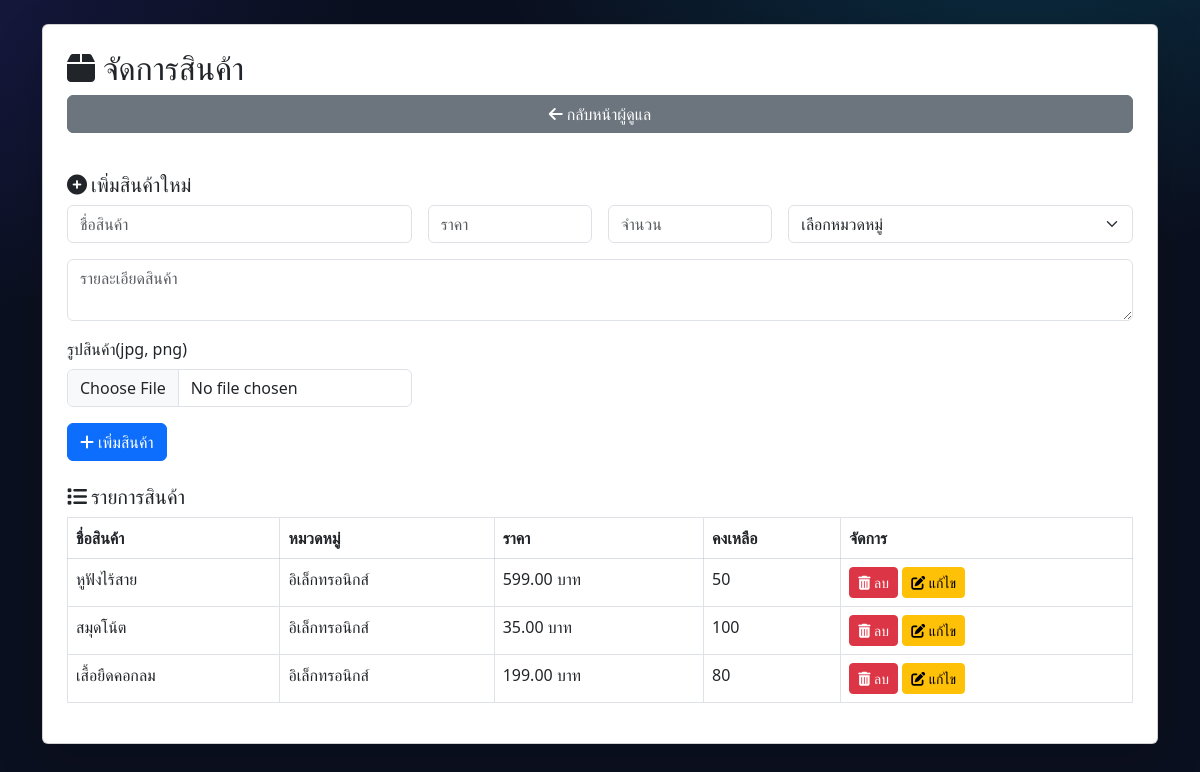
/admin/products.php (signed in), run on the app's committed database.
### tables this page shows
CREATE TABLE `products` (
`product_id` int(11) NOT NULL,
`product_name` varchar(150) NOT NULL,
`description` text DEFAULT NULL,
`price` decimal(10,2) NOT NULL,
`stock` int(11) DEFAULT 0,
`image` varchar(255) NOT NULL,
`category_id` int(11) DEFAULT NULL,
`created_at` timestamp NOT NULL DEFAULT current_timestamp()
);

CREATE TABLE `categories` (
`category_id` int(11) NOT NULL,
`category_name` varchar(100) NOT NULL
);

### admin/products.php (the view, shortened to what this page needs)
<?php
require_once '../config.php';
$stmt = $conn->query("SELECT p.*, c.category_name FROM products p LEFT JOIN categories c ON
p.category_id = c.category_id ORDER BY p.created_at DESC");
$products = $stmt->fetchAll(PDO::FETCH_ASSOC);
?>
<!DOCTYPE html>
<html lang="th">
<head>
<link href="https://cdn.jsdelivr.net/npm/bootstrap@5.3.0/dist/css/bootstrap.min.css"
rel="stylesheet">
<link href="https://cdnjs.cloudflare.com/ajax/libs/font-awesome/6.0.0/css/all.min.css" rel="stylesheet">
</head>
<body class="container mt-4">
    <div class="card shadow-lg p-4">
        <h2><i class="fas fa-box me-2"></i>จัดการสินค้า</h2>
        <a href="index.php" class="btn btn-secondary mb-3"><i class="fas fa-arrow-left me-1"></i>กลับหน้าผู้ดูแล</a>
        <h5 class="mt-4"><i class="fas fa-plus-circle me-1"></i>เพิ่มสินค้าใหม่</h5>
        <form method="post" " enctype="multipart/form-data" class="row g-3 mb-4">
            <div class="col-md-4">
                <input type="text" name="product_name" class="form-control" placeholder="ชื่อสินค้า" required>
            </div>
            <div class="col-md-2">
                <input type="number" step="0.01" name="price" class="form-control" placeholder="ราคา" required>
            </div>
            <div class="col-md-2">
                <input type="number" name="stock" class="form-control" placeholder="จำนวน" required>
            </div>
            <div class="col-md-4">
                <select name="category_id" class="form-select" required>
                    <option value="">เลือกหมวดหมู่</option>
                </select>
            </div>
            <div class="col-12">
                <textarea name="description" class="form-control" placeholder="รายละเอียดสินค้า" rows="2"></textarea>
            </div>
            <div class="col-md-4">
                <label class="form-label">รูปสินค้า(jpg, png)</label>
                <input type="file" name="product_image" class="form-control">
            </div>
            <div class="col-12">
                <button type="submit" name="add_product" class="btn btn-primary"><i class="fas fa-plus me-1"></i>เพิ่มสินค้า</button>
            </div>
        </form>
        <h5><i class="fas fa-list me-1"></i>รายการสินค้า</h5>
        <div class="table-responsive">
            <table class="table table-bordered">
                <thead>
                    <tr>
                        <th>ชื่อสินค้า</th>
                        <th>หมวดหมู่</th>
                        <th>ราคา</th>
                        <th>คงเหลือ</th>
                        <th>จัดการ</th>
                    </tr>
                </thead>
                <tbody>
                    <?php foreach ($products as $p): ?>
                    <tr>
                        <td><?= htmlspecialchars($p['product_name']) ?></td>
                        <td><?= htmlspecialchars($p['category_name']) ?></td>
                        <td><?= number_format($p['price'], 2) ?> บาท</td>
                        <td><?= $p['stock'] ?></td>
                        <td>
                            <a href="#" class="btn btn-sm btn-danger delete-btn" data-bs-toggle="modal" data-bs-target="#deleteModal" data-product-id="<?= $p['product_id'] ?>">
                                <i class="fas fa-trash-alt"></i> ลบ
                            </a>
                            <a href="edit_products.php?id=<?= $p['product_id'] ?>" class="btn btn-sm btn-warning">
                                <i class="fas fa-edit"></i> แก้ไข
                            </a>
                        </td>
                    </tr>
                    <?php endforeach; ?>
                </tbody>
            </table>
        </div>
    </div>
</body>
</html>

### admin/products.php (style rules this page uses)
:root { --brand-1:#4f46e5; --brand-2:#06b6d4; --ink:#0f172a; --muted:#64748b; }
body { background: radial-gradient(55rem 35rem at 85% -10%, rgba(6,182,212,.18), transparent 60%), radial-gradient(50rem 33rem at -10% 0%, rgba(79,70,229,.18), transparent 60%), #0b1020; min-height:100vh; }
.table thead th { border-bottom: 1px solid rgba(148,163,184,.35)!important; }

### data on the page
products: product_name "หูฟังไร้สาย", category.category_name "อิเล็กทรอนิกส์", price "599.00", stock "50"
products: product_name "สมุดโน้ต", category.category_name "อิเล็กทรอนิกส์", price "35.00", stock "100"
products: product_name "เสื้อยืดคอกลม", category.category_name "อิเล็กทรอนิกส์", price "199.00", stock "80"
